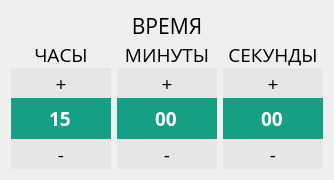
              <widget class="QFrame" name="frame_6">
               <property name="frameShape">
                <enum>QFrame::NoFrame</enum>
               </property>
               <property name="frameShadow">
                <enum>QFrame::Raised</enum>
               </property>
               <layout class="QGridLayout" name="gridLayout_7">
                <property name="verticalSpacing">
                 <number>0</number>
                </property>
                <item row="9" column="0">
                 <widget class="QPushButton" name="timeEdit_h_down">
                  <property name="minimumSize">
                   <size>
                    <width>100</width>
                    <height>30</height>
                   </size>
                  </property>
                  <property name="font">
                   <font>
                    <family>Open Sans</family>
                    <pointsize>14</pointsize>
                   </font>
                  </property>
                  <property name="styleSheet">
                   <string notr="true">background-color: rgb(230, 230, 230);
color: rgb(0, 0, 0);
border-radius: 0px;</string>
                  </property>
                  <property name="text">
                   <string>-</string>
                  </property>
                 </widget>
                </item>
                <item row="9" column="1">
                 <widget class="QPushButton" name="timeEdit_m_down">
                  <property name="minimumSize">
                   <size>
                    <width>100</width>
                    <height>30</height>
                   </size>
                  </property>
                  <property name="font">
                   <font>
                    <family>Open Sans</family>
                    <pointsize>14</pointsize>
                   </font>
                  </property>
                  <property name="styleSheet">
                   <string notr="true">background-color: rgb(230, 230, 230);
color: rgb(0, 0, 0);
border-radius: 0px;</string>
                  </property>
                  <property name="text">
                   <string>-</string>
                  </property>
                 </widget>
                </item>
                <item row="9" column="2">
                 <widget class="QPushButton" name="timeEdit_s_down">
                  <property name="minimumSize">
                   <size>
                    <width>100</width>
                    <height>30</height>
                   </size>
                  </property>
                  <property name="font">
                   <font>
                    <family>Open Sans</family>
                    <pointsize>14</pointsize>
                   </font>
                  </property>
                  <property name="styleSheet">
                   <string notr="true">background-color: rgb(230, 230, 230);
color: rgb(0, 0, 0);
border-radius: 0px;</string>
                  </property>
                  <property name="text">
                   <string>-</string>
                  </property>
                 </widget>
                </item>
                <item row="8" column="1">
                 <widget class="QTimeEdit" name="timeEdit_m">
                  <property name="minimumSize">
                   <size>
                    <width>0</width>
                    <height>41</height>
                   </size>
                  </property>
                  <property name="maximumSize">
                   <size>
                    <width>300</width>
                    <height>16777215</height>
                   </size>
                  </property>
                  <property name="font">
                   <font>
                    <family>Open Sans</family>
                    <pointsize>14</pointsize>
                    <weight>75</weight>
                    <bold>true</bold>
                   </font>
                  </property>
                  <property name="styleSheet">
                   <string notr="true">QAbstractSpinBox {
	background-color: rgb(21, 159, 133);
	color: rgb(255, 255, 255);
	border-radius: 0px;
}
QAbstractSpinBox::drop-down {
	width:30px;
 }
QWidget{
	background-color: rgb(21, 159, 133);
	color: rgb(255, 255, 255);
	border-radius: 0px;
}</string>
                  </property>
                  <property name="frame">
                   <bool>true</bool>
                  </property>
                  <property name="alignment">
                   <set>Qt::AlignCenter</set>
                  </property>
                  <property name="readOnly">
                   <bool>false</bool>
                  </property>
                  <property name="buttonSymbols">
                   <enum>QAbstractSpinBox::NoButtons</enum>
                  </property>
                  <property name="showGroupSeparator" stdset="0">
                   <bool>true</bool>
                  </property>
                  <property name="maximumDate">
                   <date>
                    <year>2000</year>
                    <month>1</month>
                    <day>1</day>
                   </date>
                  </property>
                  <property name="minimumDate">
                   <date>
                    <year>2000</year>
                    <month>1</month>
                    <day>1</day>
                   </date>
                  </property>
                  <property name="displayFormat">
                   <string>mm</string>
                  </property>
                  <property name="calendarPopup">
                   <bool>true</bool>
                  </property>
                  <property name="currentSectionIndex">
                   <number>0</number>
                  </property>
                  <property name="time">
                   <time>
                    <hour>15</hour>
                    <minute>0</minute>
                    <second>0</second>
                   </time>
                  </property>
                 </widget>
                </item>
                <item row="8" column="0">
                 <widget class="QTimeEdit" name="timeEdit_h">
                  <property name="minimumSize">
                   <size>
                    <width>0</width>
                    <height>41</height>
                   </size>
                  </property>
                  <property name="maximumSize">
                   <size>
                    <width>300</width>
                    <height>16777215</height>
                   </size>
                  </property>
                  <property name="font">
                   <font>
                    <family>Open Sans</family>
                    <pointsize>14</pointsize>
                    <weight>75</weight>
                    <bold>true</bold>
                   </font>
                  </property>
                  <property name="styleSheet">
                   <string notr="true">QAbstractSpinBox {
	background-color: rgb(21, 159, 133);
	color: rgb(255, 255, 255);
	border-radius: 0px;
}
QAbstractSpinBox::drop-down {
	width:30px;
 }
QWidget{
	background-color: rgb(21, 159, 133);
	color: rgb(255, 255, 255);
	border-radius: 0px;
}</string>
                  </property>
                  <property name="frame">
                   <bool>true</bool>
                  </property>
                  <property name="alignment">
                   <set>Qt::AlignCenter</set>
                  </property>
                  <property name="readOnly">
                   <bool>false</bool>
                  </property>
                  <property name="buttonSymbols">
                   <enum>QAbstractSpinBox::NoButtons</enum>
                  </property>
                  <property name="showGroupSeparator" stdset="0">
                   <bool>true</bool>
                  </property>
                  <property name="maximumDate">
                   <date>
                    <year>2000</year>
                    <month>1</month>
                    <day>1</day>
                   </date>
                  </property>
                  <property name="minimumDate">
                   <date>
                    <year>2000</year>
                    <month>1</month>
                    <day>1</day>
                   </date>
                  </property>
                  <property name="displayFormat">
                   <string>H</string>
                  </property>
                  <property name="calendarPopup">
                   <bool>true</bool>
                  </property>
                  <property name="currentSectionIndex">
                   <number>0</number>
                  </property>
                  <property name="time">
                   <time>
                    <hour>15</hour>
                    <minute>0</minute>
                    <second>0</second>
                   </time>
                  </property>
                 </widget>
                </item>
                <item row="4" column="1">
                 <widget class="QPushButton" name="timeEdit_m_up">
                  <property name="minimumSize">
                   <size>
                    <width>100</width>
                    <height>30</height>
                   </size>
                  </property>
                  <property name="font">
                   <font>
                    <family>Open Sans</family>
                    <pointsize>14</pointsize>
                   </font>
                  </property>
                  <property name="styleSheet">
                   <string notr="true">background-color: rgb(230, 230, 230);
color: rgb(0, 0, 0);
border-radius: 0px;</string>
                  </property>
                  <property name="text">
                   <string>+</string>
                  </property>
                 </widget>
                </item>
                <item row="4" column="2">
                 <widget class="QPushButton" name="timeEdit_s_up">
                  <property name="minimumSize">
                   <size>
                    <width>100</width>
                    <height>30</height>
                   </size>
                  </property>
                  <property name="font">
                   <font>
                    <family>Open Sans</family>
                    <pointsize>14</pointsize>
                   </font>
                  </property>
                  <property name="styleSheet">
                   <string notr="true">background-color: rgb(230, 230, 230);
color: rgb(0, 0, 0);
border-radius: 0px;</string>
                  </property>
                  <property name="text">
                   <string>+</string>
                  </property>
                 </widget>
                </item>
                <item row="8" column="2">
                 <widget class="QTimeEdit" name="timeEdit_s">
                  <property name="minimumSize">
                   <size>
                    <width>0</width>
                    <height>41</height>
                   </size>
                  </property>
                  <property name="maximumSize">
                   <size>
                    <width>300</width>
                    <height>16777215</height>
                   </size>
                  </property>
                  <property name="font">
                   <font>
                    <family>Open Sans</family>
                    <pointsize>14</pointsize>
                    <weight>75</weight>
                    <bold>true</bold>
                   </font>
                  </property>
                  <property name="styleSheet">
                   <string notr="true">QAbstractSpinBox {
	background-color: rgb(21, 159, 133);
	color: rgb(255, 255, 255);
	border-radius: 0px;
}
QAbstractSpinBox::drop-down {
	width:30px;
 }
QWidget{
	background-color: rgb(21, 159, 133);
	color: rgb(255, 255, 255);
	border-radius: 0px;
}</string>
                  </property>
                  <property name="frame">
                   <bool>true</bool>
                  </property>
                  <property name="alignment">
                   <set>Qt::AlignCenter</set>
                  </property>
                  <property name="readOnly">
                   <bool>false</bool>
                  </property>
                  <property name="buttonSymbols">
                   <enum>QAbstractSpinBox::NoButtons</enum>
                  </property>
                  <property name="showGroupSeparator" stdset="0">
                   <bool>true</bool>
                  </property>
                  <property name="maximumDate">
                   <date>
                    <year>2000</year>
                    <month>1</month>
                    <day>1</day>
                   </date>
                  </property>
                  <property name="minimumDate">
                   <date>
                    <year>2000</year>
                    <month>1</month>
                    <day>1</day>
                   </date>
                  </property>
                  <property name="displayFormat">
                   <string>ss</string>
                  </property>
                  <property name="calendarPopup">
                   <bool>true</bool>
                  </property>
                  <property name="currentSectionIndex">
                   <number>0</number>
                  </property>
                  <property name="time">
                   <time>
                    <hour>15</hour>
                    <minute>0</minute>
                    <second>0</second>
                   </time>
                  </property>
                 </widget>
                </item>
                <item row="4" column="0">
                 <widget class="QPushButton" name="timeEdit_h_up">
                  <property name="minimumSize">
                   <size>
                    <width>100</width>
                    <height>30</height>
                   </size>
                  </property>
                  <property name="font">
                   <font>
                    <family>Open Sans</family>
                    <pointsize>14</pointsize>
                   </font>
                  </property>
                  <property name="styleSheet">
                   <string notr="true">background-color: rgb(230, 230, 230);
color: rgb(0, 0, 0);
border-radius: 0px;</string>
                  </property>
                  <property name="text">
                   <string>+</string>
                  </property>
                 </widget>
                </item>
                <item row="0" column="0" colspan="3">
                 <widget class="QLabel" name="label_76">
                  <property name="font">
                   <font>
                    <family>Open Sans</family>
                    <pointsize>16</pointsize>
                   </font>
                  </property>
                  <property name="text">
                   <string>ВРЕМЯ</string>
                  </property>
                  <property name="alignment">
                   <set>Qt::AlignCenter</set>
                  </property>
                 </widget>
                </item>
                <item row="3" column="2">
                 <widget class="QLabel" name="label_80">
                  <property name="font">
                   <font>
                    <family>Open Sans</family>
                    <pointsize>14</pointsize>
                   </font>
                  </property>
                  <property name="text">
                   <string>СЕКУНДЫ</string>
                  </property>
                  <property name="alignment">
                   <set>Qt::AlignCenter</set>
                  </property>
                 </widget>
                </item>
                <item row="3" column="1">
                 <widget class="QLabel" name="label_81">
                  <property name="font">
                   <font>
                    <family>Open Sans</family>
                    <pointsize>14</pointsize>
                   </font>
                  </property>
                  <property name="text">
                   <string>МИНУТЫ</string>
                  </property>
                  <property name="alignment">
                   <set>Qt::AlignCenter</set>
                  </property>
                 </widget>
                </item>
                <item row="3" column="0">
                 <widget class="QLabel" name="label_82">
                  <property name="font">
                   <font>
                    <family>Open Sans</family>
                    <pointsize>14</pointsize>
                   </font>
                  </property>
                  <property name="text">
                   <string>ЧАСЫ</string>
                  </property>
                  <property name="alignment">
                   <set>Qt::AlignCenter</set>
                  </property>
                 </widget>
                </item>
               </layout>
              </widget>
